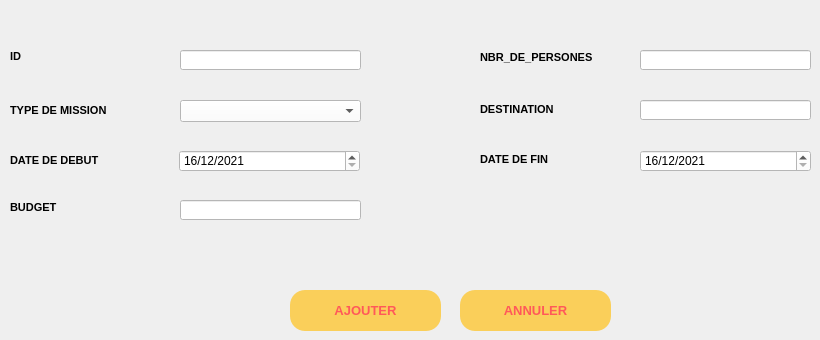
       <widget class="QWidget" name="tab_7">
        <property name="styleSheet">
         <string notr="true"/>
        </property>
        <attribute name="title">
         <string>AJOUTER</string>
        </attribute>
        <widget class="QLineEdit" name="lineEdit_ID">
         <property name="geometry">
          <rect>
           <x>180</x>
           <y>50</y>
           <width>181</width>
           <height>20</height>
          </rect>
         </property>
         <property name="styleSheet">
          <string notr="true">background-color:#FFFFFF;</string>
         </property>
        </widget>
        <widget class="QLabel" name="label_38">
         <property name="geometry">
          <rect>
           <x>480</x>
           <y>100</y>
           <width>101</width>
           <height>20</height>
          </rect>
         </property>
         <property name="text">
          <string>&lt;html&gt;&lt;head/&gt;&lt;body&gt;&lt;p&gt;&lt;span style=&quot; font-size:8pt; font-weight:600;&quot;&gt;DESTINATION&lt;/span&gt;&lt;/p&gt;&lt;/body&gt;&lt;/html&gt;</string>
         </property>
        </widget>
        <widget class="QLineEdit" name="lineEdit_DES">
         <property name="geometry">
          <rect>
           <x>640</x>
           <y>100</y>
           <width>171</width>
           <height>20</height>
          </rect>
         </property>
         <property name="styleSheet">
          <string notr="true">background-color:#FFFFFF;</string>
         </property>
        </widget>
        <widget class="QPushButton" name="pushButton">
         <property name="geometry">
          <rect>
           <x>290</x>
           <y>290</y>
           <width>151</width>
           <height>41</height>
          </rect>
         </property>
         <property name="font">
          <font>
           <pointsize>10</pointsize>
           <weight>75</weight>
           <bold>true</bold>
          </font>
         </property>
         <property name="styleSheet">
          <string notr="true">QPushButton{
border-radius:15px;
	background:#FACF5A;
	color:#FF5959;
	font-weight : bold;
}
QPushButton:hover
{
		background:#FF5959;
		color:#FACF5A;
		font-weight: bold;
}</string>
         </property>
         <property name="text">
          <string>AJOUTER</string>
         </property>
         <property name="icon">
          <iconset>
           <normaloff>../../Documents/projet_2a39/feather/user-plus.svg</normaloff>../../Documents/projet_2a39/feather/user-plus.svg</iconset>
         </property>
         <property name="checkable">
          <bool>false</bool>
         </property>
         <property name="autoRepeatDelay">
          <number>300</number>
         </property>
        </widget>
        <widget class="QPushButton" name="pushButton_ANNULER">
         <property name="geometry">
          <rect>
           <x>460</x>
           <y>290</y>
           <width>151</width>
           <height>41</height>
          </rect>
         </property>
         <property name="font">
          <font>
           <pointsize>10</pointsize>
           <weight>75</weight>
           <bold>true</bold>
          </font>
         </property>
         <property name="styleSheet">
          <string notr="true">QPushButton{
border-radius:15px;
	background:#FACF5A;
	color:#FF5959;
	font-weight : bold;
}
QPushButton:hover
{
		background:#FF5959;
		color:#FACF5A;
		font-weight: bold;
}

</string>
         </property>
         <property name="text">
          <string>ANNULER</string>
         </property>
         <property name="icon">
          <iconset>
           <normaloff>../../Documents/projet_2a39/feather/x-octagon.svg</normaloff>../../Documents/projet_2a39/feather/x-octagon.svg</iconset>
         </property>
        </widget>
        <widget class="QLabel" name="label_39">
         <property name="geometry">
          <rect>
           <x>10</x>
           <y>100</y>
           <width>131</width>
           <height>21</height>
          </rect>
         </property>
         <property name="text">
          <string>&lt;html&gt;&lt;head/&gt;&lt;body&gt;&lt;p&gt;&lt;span style=&quot; font-size:8pt; font-weight:600;&quot;&gt;TYPE DE MISSION&lt;/span&gt;&lt;/p&gt;&lt;/body&gt;&lt;/html&gt;</string>
         </property>
         <property name="textFormat">
          <enum>Qt::AutoText</enum>
         </property>
         <property name="margin">
          <number>0</number>
         </property>
         <property name="indent">
          <number>0</number>
         </property>
         <property name="openExternalLinks">
          <bool>false</bool>
         </property>
        </widget>
        <widget class="QLabel" name="label_40">
         <property name="geometry">
          <rect>
           <x>480</x>
           <y>50</y>
           <width>151</width>
           <height>16</height>
          </rect>
         </property>
         <property name="styleSheet">
          <string notr="true">QLabel{
	color : white;
}</string>
         </property>
         <property name="text">
          <string>&lt;html&gt;&lt;head/&gt;&lt;body&gt;&lt;p&gt;&lt;span style=&quot; font-size:8pt; font-weight:600; color:#000000;&quot;&gt;NBR_DE_PERSONES&lt;/span&gt;&lt;/p&gt;&lt;/body&gt;&lt;/html&gt;</string>
         </property>
        </widget>
        <widget class="QLabel" name="label_41">
         <property name="geometry">
          <rect>
           <x>10</x>
           <y>50</y>
           <width>47</width>
           <height>14</height>
          </rect>
         </property>
         <property name="text">
          <string>&lt;html&gt;&lt;head/&gt;&lt;body&gt;&lt;p&gt;&lt;span style=&quot; font-size:8pt; font-weight:600;&quot;&gt;ID&lt;/span&gt;&lt;/p&gt;&lt;/body&gt;&lt;/html&gt;</string>
         </property>
        </widget>
        <widget class="QLabel" name="label_42">
         <property name="geometry">
          <rect>
           <x>10</x>
           <y>150</y>
           <width>121</width>
           <height>21</height>
          </rect>
         </property>
         <property name="text">
          <string>&lt;html&gt;&lt;head/&gt;&lt;body&gt;&lt;p&gt;&lt;span style=&quot; font-size:8pt; font-weight:600;&quot;&gt;DATE DE DEBUT&lt;/span&gt;&lt;/p&gt;&lt;/body&gt;&lt;/html&gt;</string>
         </property>
        </widget>
        <widget class="QLineEdit" name="lineEdit_NBR">
         <property name="geometry">
          <rect>
           <x>640</x>
           <y>50</y>
           <width>171</width>
           <height>20</height>
          </rect>
         </property>
         <property name="styleSheet">
          <string notr="true">background-color:#FFFFFF;</string>
         </property>
        </widget>
        <widget class="QLabel" name="label_49">
         <property name="geometry">
          <rect>
           <x>480</x>
           <y>150</y>
           <width>111</width>
           <height>20</height>
          </rect>
         </property>
         <property name="text">
          <string>&lt;html&gt;&lt;head/&gt;&lt;body&gt;&lt;p&gt;&lt;span style=&quot; font-size:8pt; font-weight:600;&quot;&gt;DATE DE FIN&lt;/span&gt;&lt;/p&gt;&lt;/body&gt;&lt;/html&gt;</string>
         </property>
        </widget>
        <widget class="QLabel" name="label_50">
         <property name="geometry">
          <rect>
           <x>10</x>
           <y>200</y>
           <width>61</width>
           <height>16</height>
          </rect>
         </property>
         <property name="text">
          <string>&lt;html&gt;&lt;head/&gt;&lt;body&gt;&lt;p&gt;&lt;span style=&quot; font-size:8pt; font-weight:600;&quot;&gt;BUDGET&lt;/span&gt;&lt;/p&gt;&lt;/body&gt;&lt;/html&gt;</string>
         </property>
        </widget>
        <widget class="QLineEdit" name="lineEdit_BUD">
         <property name="geometry">
          <rect>
           <x>180</x>
           <y>200</y>
           <width>181</width>
           <height>20</height>
          </rect>
         </property>
         <property name="styleSheet">
          <string notr="true">background-color:#FFFFFF;</string>
         </property>
        </widget>
        <widget class="QDateEdit" name="dateD">
         <property name="geometry">
          <rect>
           <x>179</x>
           <y>150</y>
           <width>181</width>
           <height>22</height>
          </rect>
         </property>
         <property name="styleSheet">
          <string notr="true">background : white;</string>
         </property>
         <property name="maximumDateTime">
          <datetime>
           <hour>23</hour>
           <minute>59</minute>
           <second>59</second>
           <year>2070</year>
           <month>1</month>
           <day>1</day>
          </datetime>
         </property>
         <property name="minimumDateTime">
          <datetime>
           <hour>0</hour>
           <minute>0</minute>
           <second>0</second>
           <year>2021</year>
           <month>12</month>
           <day>16</day>
          </datetime>
         </property>
         <property name="displayFormat">
          <string>dd/MM/yyyy</string>
         </property>
         <property name="calendarPopup">
          <bool>false</bool>
         </property>
        </widget>
        <widget class="QDateEdit" name="dateF">
         <property name="geometry">
          <rect>
           <x>640</x>
           <y>150</y>
           <width>171</width>
           <height>22</height>
          </rect>
         </property>
         <property name="styleSheet">
          <string notr="true">background : white;</string>
         </property>
         <property name="maximumDateTime">
          <datetime>
           <hour>23</hour>
           <minute>59</minute>
           <second>59</second>
           <year>2070</year>
           <month>1</month>
           <day>1</day>
          </datetime>
         </property>
         <property name="minimumDateTime">
          <datetime>
           <hour>0</hour>
           <minute>0</minute>
           <second>0</second>
           <year>2021</year>
           <month>12</month>
           <day>16</day>
          </datetime>
         </property>
         <property name="displayFormat">
          <string notr="true">dd/MM/yyyy</string>
         </property>
         <property name="calendarPopup">
          <bool>false</bool>
         </property>
        </widget>
        <widget class="QComboBox" name="combotype">
         <property name="geometry">
          <rect>
           <x>180</x>
           <y>100</y>
           <width>181</width>
           <height>22</height>
          </rect>
         </property>
         <property name="styleSheet">
          <string notr="true">background : white;</string>
         </property>
        </widget>
        <zorder>label_38</zorder>
        <zorder>label_39</zorder>
        <zorder>label_40</zorder>
        <zorder>label_41</zorder>
        <zorder>label_42</zorder>
        <zorder>label_49</zorder>
        <zorder>label_50</zorder>
        <zorder>lineEdit_ID</zorder>
        <zorder>lineEdit_DES</zorder>
        <zorder>pushButton_ANNULER</zorder>
        <zorder>pushButton</zorder>
        <zorder>lineEdit_NBR</zorder>
        <zorder>lineEdit_BUD</zorder>
        <zorder>dateD</zorder>
        <zorder>dateF</zorder>
        <zorder>combotype</zorder>
       </widget>
